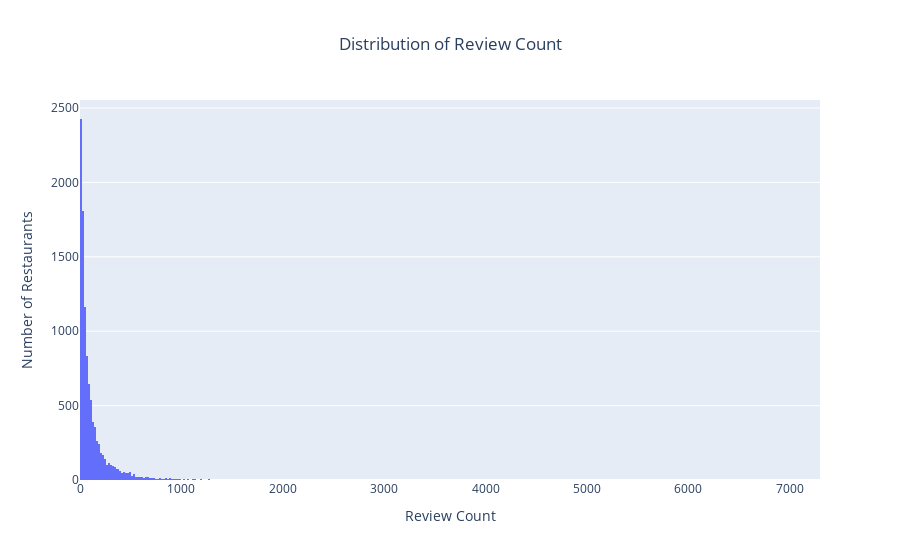

Source (notebook cell):
### Markdown cell above
### Review Counts

### Code cell
fig= px.histogram(restaurant_df5, x='review_count',
                 title='Distribution of Review Count',
                  labels = dict(review_count="Review Count"))
fig.update_layout(yaxis_title="Number of Restaurants", title_x=0.5)
fig.show()

### Figure 1 — Plotly figure (JSON) as saved in the notebook; plotly's stock layout.template omitted (floating-point values rounded to 4 significant figures; data arrays with more than 128 entries replaced by an {"elided": "..."} marker saying what was removed)
{"data": [{"alignmentgroup": "True", "bingroup": "x", "hovertemplate": "Review Count=%{x}<br>count=%{y}<extra></extra>", "legendgroup": "", "marker": {"color": "#636efa"}, "name": "", "offsetgroup": "", "orientation": "v", "showlegend": false, "type": "histogram", "x": {"elided": "10481 int values"}, "xaxis": "x", "yaxis": "y"}], "layout": {"barmode": "relative", "legend": {"tracegroupgap": 0}, "title": {"text": "Distribution of Review Count", "x": 0.5}, "xaxis": {"anchor": "y", "domain": [0, 1], "title": {"text": "Review Count"}}, "yaxis": {"anchor": "x", "domain": [0, 1], "title": {"text": "Number of Restaurants"}}}}
